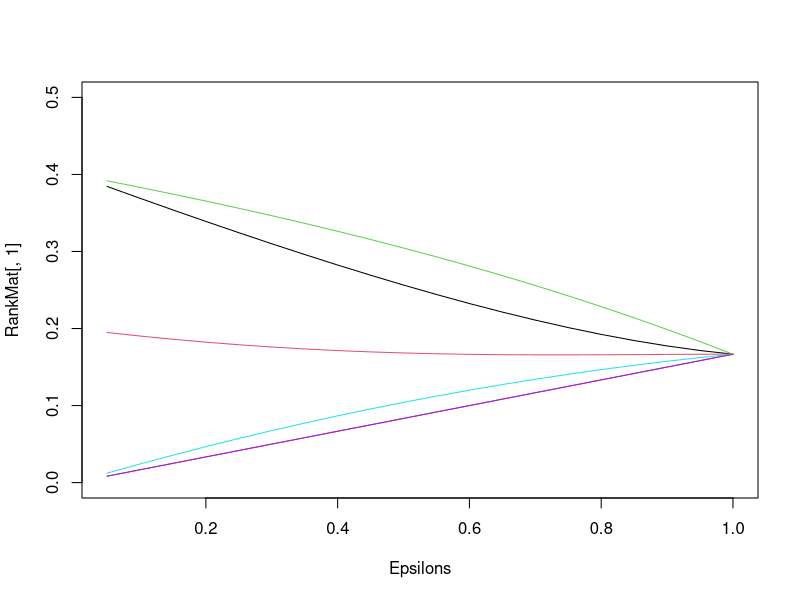

This chart was generated by the following R code:
# Parts a and b

Pages = 6
Q = matrix(0,nrow = Pages, ncol = Pages)
Q[1,2] = 0.5
Q[1,3] = 0.5
Q[2,3] = 1
Q[3,1] = 1
Q[4,1] = 0.5
Q[4,3] = 0.5
Q[5,3] = 1
Q[6,2] = 0.5
Q[6,5] = 0.5

Eps = 0.15

B = matrix(1/Pages,nrow = Pages, ncol = Pages)
A = (1-Eps)*Q + Eps*B
Mu  = matrix(1/Pages, nrow = 1, ncol = Pages)

for(i in 1:1000){
  Mu = Mu %*% A
}

print(Mu)

# Part c - Testing it out for different values of Epsilon

RankMat = matrix(0,nrow = 20, ncol = Pages)
for(j in 1:20){
  Eps = j*0.05
  A   = (1-Eps)*Q + Eps*B
  Mu  = matrix(1/Pages, nrow = 1, ncol = Pages)
  for(i in 1:1000){
    Mu = Mu %*% A
  }
  RankMat[j,] = Mu
}

print(RankMat)

Epsilons = c(1:20)*0.05
plot(Epsilons,RankMat[,1],type = "l",col = 1,ylim = c(0,0.5))

for(i in 2:6){
  lines(Epsilons,RankMat[,i],col = i)
}